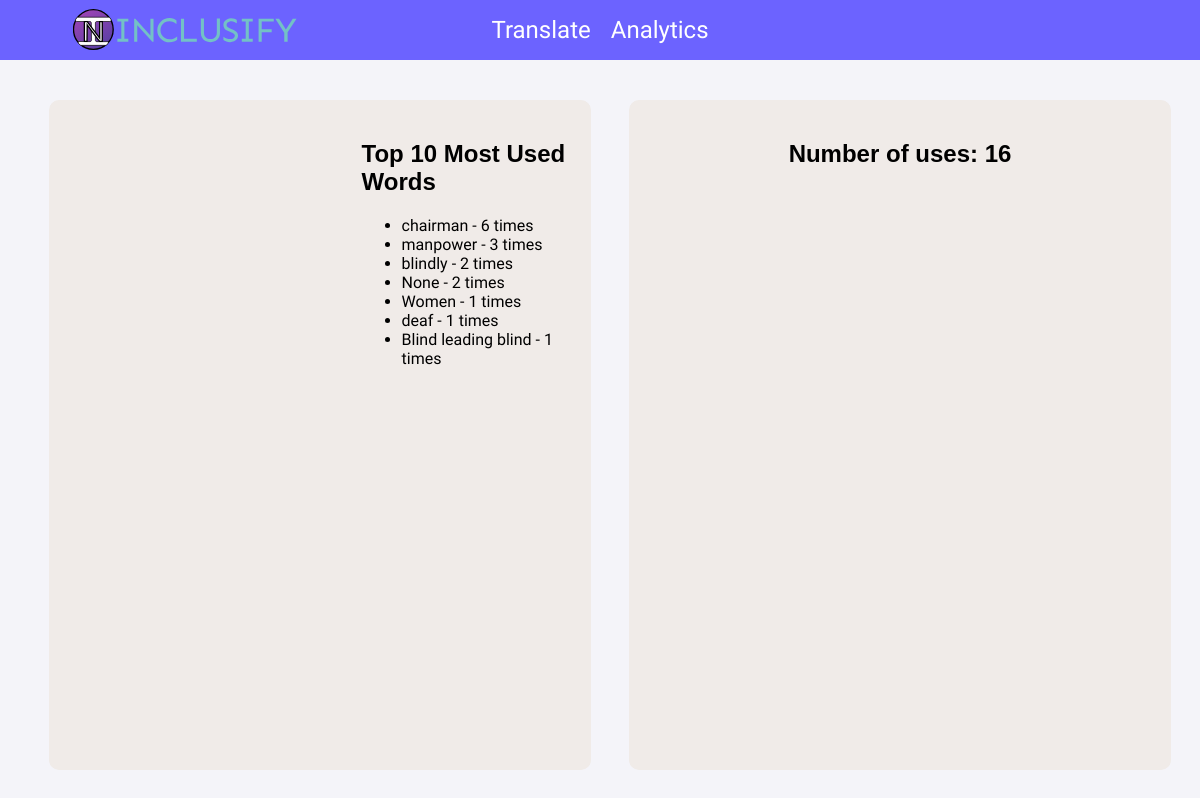
Before: /analytics with the older database file.
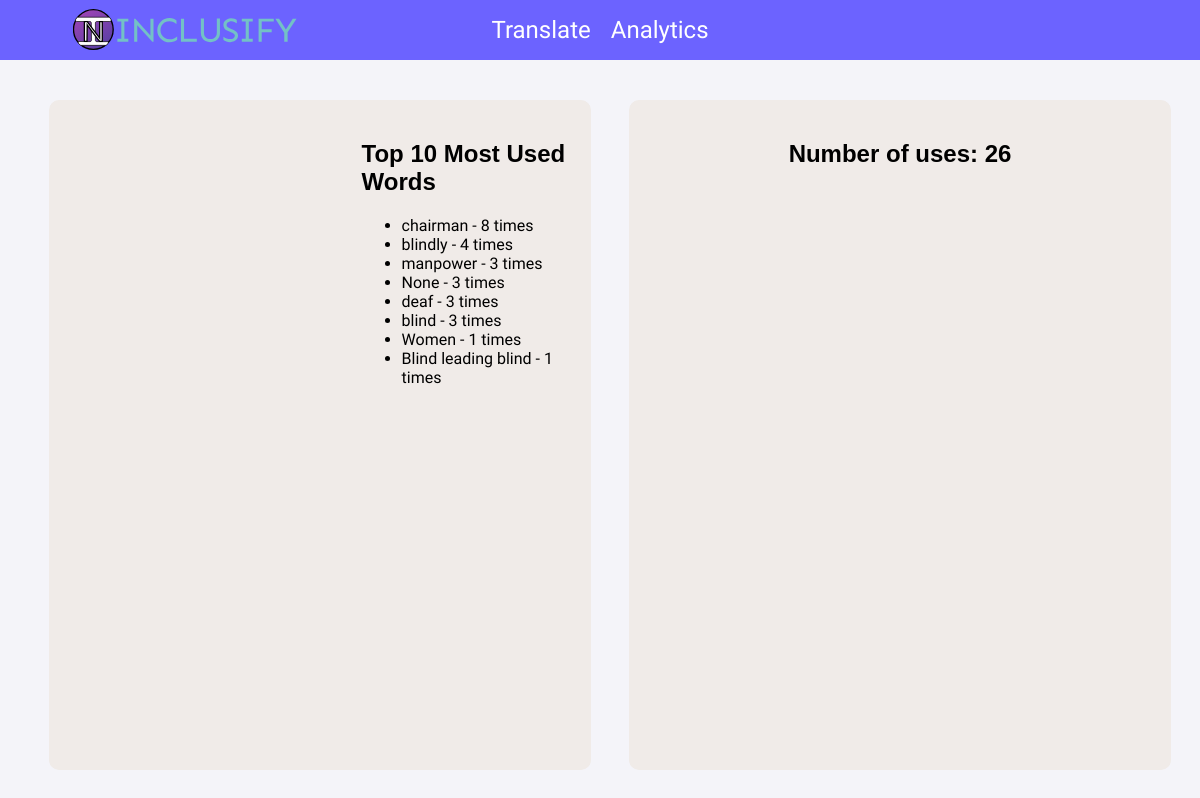
After: the same page with the newer database file.
### server.py (models this page shows)
class Users(db.Model):
    id = db.Column(db.Integer, primary_key=True)
    typeofnonI = db.Column(db.String(200), nullable=True)
    mostUsedN = db.Column(db.String(200), nullable=True)
    mostUsedI = db.Column(db.String(200), nullable=True)
    timestamp = db.Column(DateTime, default=datetime.utcnow)

### server.py (the view)
@app.route('/analytics')
def analytics():
    data = db.session.query(Users.typeofnonI, db.func.count().label('count')).group_by(Users.typeofnonI).all()
    types, counts = zip(*data)
    fig = px.pie(names=types, values=counts, title='Distribution of Type of Non Inclusive Language Used',
                 custom_data=[types, counts], labels={'names': 'Type'}, )
    fig.update_layout({
        'plot_bgcolor': 'rgba(0,0,0,0)',
        'paper_bgcolor': 'rgba(0,0,0,0)'
    })
    plot_json = json.dumps(fig, cls=plotly.utils.PlotlyJSONEncoder)
    data = db.session.query(Users.mostUsedN).all()
    words = [word for (word,) in data if word]
    word_counts = Counter(words)
    most_common_words = word_counts.most_common(10)
    most5_common_words = word_counts.most_common(5)
    pie_chart = {
        "data": [{
            "labels": [word for word, _ in most5_common_words],
            "values": [count for _, count in most5_common_words],
            "type": "pie"
        }],
        "layout": {
            "title": "Top 5 Most Used Non Inclusive Words",
            "paper_bgcolor": "rgba(0, 0, 0, 0)",
            "plot_bgcolor": "rgba(0, 0, 0, 0)",
        }
    }
    pie_chart_json = json.dumps(pie_chart, cls=plotly.utils.PlotlyJSONEncoder)
    max_id = db.session.query(db.func.max(Users.id)).scalar()
    timestamp_data = db.session.query(func.strftime('%Y-%m-%d', Users.timestamp).label('day'), func.count().label('count')).group_by('day').all()
    timestamps = [timestamp.day for timestamp in timestamp_data]
    counts = [timestamp.count for timestamp in timestamp_data]
    bar_chart = {
        "data": [{
            "x": timestamps,
            "y": counts,
            "type": "bar",
            "name": "Frequency Over Time",
            "marker": {"color": "#9A52B8"}
        }],
        "layout": {
            "title": "Use of Non-Inclusive Language Over Time",
            "xaxis": {"title": "Date", "tickformat": "%d-%m-%Y"},
            "yaxis": {"title": "Frequency"},
            "paper_bgcolor": "rgba(0, 0, 0, 0)",
            "plot_bgcolor": "rgba(0, 0, 0, 0)",
        }
    }
    bar_chart_json = json.dumps(bar_chart, cls=plotly.utils.PlotlyJSONEncoder)
    return render_template('analytics.html', plot_json=plot_json, most_common_words=most_common_words, pie_chart_json=pie_chart_json, max_id=max_id, bar_chart_json=bar_chart_json, timestamps=timestamps)

### templates/analytics.html (shortened to what this page needs)
<!DOCTYPE html>
<html lang="en">
<head>
    <link rel="stylesheet" href="{{ url_for('static', filename='css/style.css') }}">
    <link rel="stylesheet" href="https://cdnjs.cloudflare.com/ajax/libs/font-awesome/6.0.0-beta3/css/all.min.css">
</head>
<body>
    <header>
        <div class="logo">
            <img src="{{ url_for('static', filename='images/logo.svg') }}" class="image" id="logoImg"/>
        </div>
        <nav>
          <ul>
            <li><a href="/translate-home">Translate</a></li>
            <li><a href="/analytics">Analytics</a></li>
          </ul>
      </nav>
    </header>
    <div class="analytic-containers">
        <div class="left-analytics">
            <div class="actual-analytic-cont" id="left-actual-analytic-cont">
            <div class="most-used-word-row">
                <div class="most-used-word-left">
                    <div id="pie-chart"></div>
                </div>
                <div class="most-used-word-right">
                    <h2>Top 10 Most Used Words</h2>
                    <ul>
                        {% for word, count in most_common_words %}
                            <li id="most_common_words_div">{{ word }} - {{ count }} times</li>
                        {% endfor %}
                    </ul>
                </div>
            </div>
            <div id="bar-chart"></div>
            </div>
        </div>
        <div class="right-analytics">
            <div class="actual-analytic-cont" id="right-actual-analytic-cont">
                <h2 id="UseCounter">Number of uses: {{ max_id }}</h2>
                <div id="plotly-chart"></div>
            </div>
        </div>
    </div>
</body>
</html>

### static/css/style.css (style rules this page uses)
body { margin: 0; font-family: 'Arial', sans-serif; background-color: #f4f4f9; }
header { position: relative; display: flex; justify-content: center; align-items: center; height: 60px; background-color: #6c63ff; }
.logo { position: absolute; top: 0; left: 0; height: 60px; display: flex; align-items: center; }
.logo img { height: 100%; }
#logoImg { scale: 0.7; }
nav { flex-grow: 1; }
nav ul { list-style: none; margin: 0; padding: 0; display: flex; justify-content: center; gap: 20px; }
nav ul li a { font-family: 'Sen', sans-serif; color: white; text-decoration: none; display: flex; align-items: center; gap: 8px; font-size: 24px; }
#plotly-chart { width: 100%; height: 80%; text-align: center; }
#pie-chart { width: 90%; height: 400px; }
#bar-chart { margin-top: -100px; width: 100%; height: 360px; }
.analytic-containers { display: flex; justify-content: space-around; margin: 20px; }
.left-analytics, .right-analytics { flex-basis: 45%; padding: 10px; }
.actual-analytic-cont { width: 100%; height: 650px; margin-top: 10px; padding: 10px; font-family: 'Arial', sans-serif; font-size: 1em; border: none; background-color: #f0ebe8; border-radius: 10px; }
.most-used-word-row { display: flex; justify-content: space-around; margin: 0px; margin-bottom: 10px; }
.most-used-word-left { flex-basis: 60%; }
.most-used-word-right { padding-top: 10px; padding-left: 10px; flex-basis: 45%; border-left: 2px; border-color: #000; }
h2 { font-family: 'Readex Pro', sans-serif; }
#most_common_words_div { font-family: 'Sen', sans-serif; }
#UseCounter { padding-top: 10px; text-align: center; font-family: 'Readex Pro', sans-serif; }

Changed rows visible on the page:
computed for Users "chairman": count "6" → "8"
shown differently, row unchanged: Users "blindly": id "2" → "4"; moves up the list
computed for Users "None": count "2" → "3"
shown differently, row unchanged: Users "deaf": count "1" → "3"; moves up the list
added Users: mostUsedN "blind", count "3"
Other visible differences:
{{ max_id }}: "16" → "26"
